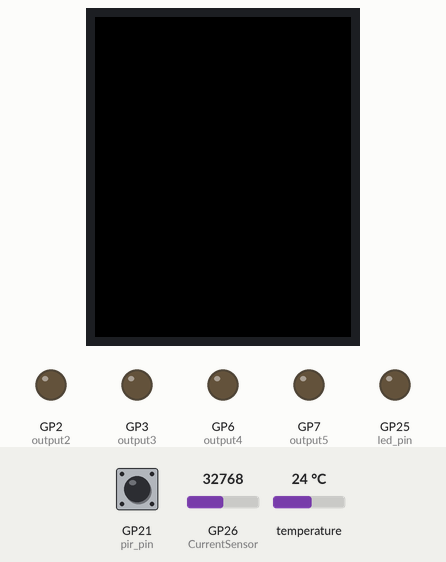
Simulated run of this program. Board: Raspberry Pi Pico running MicroPython. Shown: 128×160 colour display, output pins drawn as LEDs (lit = HIGH). Inputs (shaded band) come from the test bench; at power-on: GP21 (pir_pin) HIGH, GP26 (CurrentSensor) = 32768, temperature 24 °C (analog values on the 0–65535 scale). Threads take turns every 2 ms; library files of the repository ran but are not shown: ST7735.py, sysfont.py; pins used as bus, display or sensor lines are not drawn; what the program prints to the serial console is not drawn.

Above: at 1.2 s.
1.3 s: GP21 (pir_pin) pulsed LOW 2 times (0.12 s each, 0.3 s apart)
At 3.6 s:
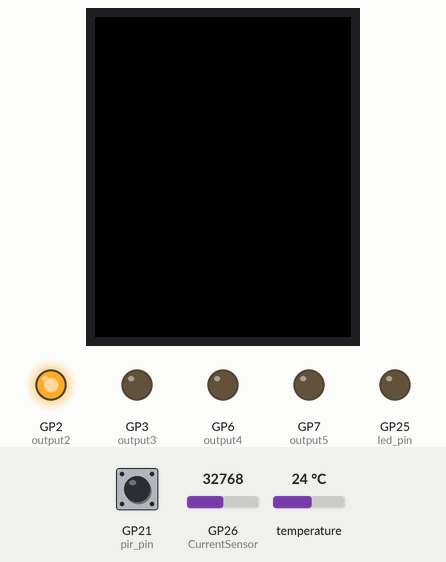
3.8 s: GP21 (pir_pin) driven LOW
At 16.7 s:
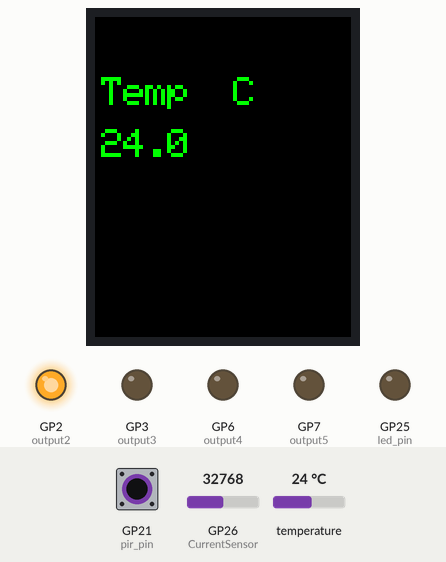
Timing chart, 0 to 17.7 s (numbered marks = the images above; inputs shaded):
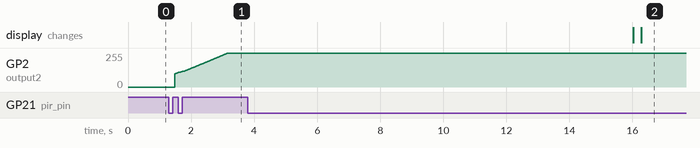

Measured:
- after the input at 1.3 s, GP2 (output2): moves from 0/255 to 255/255 over 1.7 s, starting after 0.18 s

The program:

Monitoreo_rasp.py
```python
from ST7735 import TFT
from sysfont import sysfont
from machine import UART,SPI,Pin, PWM
import onewire
import ds18x20
import time
import math
import _thread
import select
import sys


###____________Serial comunication w/Raspberry pi_________________________###

uart1 = UART(1, baudrate=9600, tx=Pin(4), rx=Pin(5))


# uart1.write('hello')  # write 5 bytes
# uart1.read(5)         # read up to 5 bytes


###___________Serial comunication w/TFT St7735___________________________###

spi = SPI(1, baudrate=20000000, polarity=0, phase=0,
          sck=Pin(10), mosi=Pin(11), miso=None)

tft=TFT(spi, 8, 12, 9)

tft.initr()
tft.rgb(True)
tft.rotation(2)


##______________________________________________________________________________

# Define the PIR sensor input pin
pir_pin = Pin(21, Pin.IN)

# Define the LED pin (optional, for visual feedback)
led_pin = Pin(25, Pin.OUT)

# Flags to indicate motion detection state
motion_detected = False

motion_stopped_printed = False


#Contador de personas
Counter_P = 0


# Callback function to handle motion detection
def pir_interrupt(pin):
    global motion_detected

    time.sleep_ms(50)  # Tiempo de debounce

    if pin.value() == 1:  # Rising edge (motion detected)
        motion_detected = True

    else:  # Falling edge (motion stopped)
        motion_detected = False

# Configure the interrupt on the PIR pin for both rising and falling edges
pir_pin.irq(trigger=(Pin.IRQ_RISING | Pin.IRQ_FALLING), handler=pir_interrupt)

##_______________________________________________________________________________

ds_pin = machine.Pin(22)
ds_sensor = ds18x20.DS18X20(onewire.OneWire(ds_pin))

roms = ds_sensor.scan()
print('Found DS devices: ', roms)

##_______________________________________________________________________________

CurrentSensor = machine.ADC(26)
conversion_factor = 3.3 / (65535)

##_______________________________________________________________________________

output2 = machine.Pin(2)
output3 = machine.Pin(3)
output4 = machine.Pin(6)
output5 = machine.Pin(7)

output2_pwm = PWM(output2)
output3_pwm = PWM(output3)
output4_pwm = PWM(output4)
output5_pwm = PWM(output5)


# Step size for changing the duty cycle
duty_step = 128

#Set PWM frequency
frequency = 5000

output2_pwm.freq (frequency)
output3_pwm.freq (frequency)
output4_pwm.freq (frequency)
output5_pwm.freq (frequency)


count = 0
tempo = 0
tempobool = False

##_______________________________________________________________________________


def SensorTemp():

    ds_sensor.convert_temp()
    time.sleep_ms(750)
    for rom in roms:
        print(rom)
        tempC = ds_sensor.read_temp(rom)
        tempF = tempC * (9/5) +32

    return tempC


def  SensorCurrent():


    voltage = CurrentSensor.read_u16() * conversion_factor

    return voltage


def fadeall(pic, dutyQ):

    for duty_cycle in range(0, dutyQ, duty_step):

        pic.duty_u16(duty_cycle)
        time.sleep(0.005)


def fadeoff(pic, dutyQ):

    for duty_cycle in range(65536, dutyQ, -duty_step):

        pic.duty_u16(duty_cycle)
        time.sleep(0.005)


def fade(pic, up, dw, dutyQ):

    if up == 1:
        for duty_cycle in range(25000, dutyQ, duty_step):
            pic.duty_u16(duty_cycle)
#             print("Output: %s , Duty: %s ." % (pic, duty_cycle))
            time.sleep(0.005)

    if dw == 1:
        for duty_cycle in range(65536, dutyQ , -duty_step):
            pic.duty_u16(duty_cycle)
#             print("Output: %s , Duty: %s ." % (pic, duty_cycle))
            time.sleep(0.005)


fade(output2_pwm, 1, 0, 25000)

def Pir_sensor():

    global motion_detected

    global motion_stopped_printed

    global Counter_P

    count_not_motion = 0

    strip_flag = False

    while True:

        if motion_detected and not motion_stopped_printed:
            print("Motion detected!")
            if strip_flag == False:
                fade(output2_pwm, 1, 0, 65536)
                strip_flag = True
                motion_stopped_printed = True
                Counter_P += 1
            else:
                count_not_motion = 0
            print("FadeUP")


        elif not motion_detected and motion_stopped_printed:
            print("Motion stopped")
            count_not_motion += 1
            time.sleep_ms(50)
            if count_not_motion == 300:
                count_not_motion = 0
                fade(output2_pwm, 0, 1, 25000)
                strip_flag = False
            motion_stopped_printed = False


_thread.start_new_thread(Pir_sensor, ())


while True:

    time.sleep(0.2)
    count += 1
    tempo += 1


    Medicion_de_temp = SensorTemp()
    Medicion_de_Current = SensorCurrent()
    PIR_count = Counter_P

    if count == 15:

        tft.fill(TFT.BLACK)

        print('temperature (ºC):', "{:.2f}".format(Medicion_de_temp))

        tft.text((3, 30), "Temp  C", TFT.GREEN, sysfont, 2, nowrap=True)
        tft.text((3, 56), str(Medicion_de_temp), TFT.GREEN, sysfont, 2, nowrap=True)

    elif count == 30:

        tft.fill(TFT.BLACK)

        print('voltage (V):', "{:.2f}".format(Medicion_de_Current))

        tft.text((3, 30), "Current: ", TFT.GREEN, sysfont, 2, nowrap=True)
        tft.text((3, 56), str(Medicion_de_Current), TFT.GREEN, sysfont, 2, nowrap=True)

    elif count == 45:

        tft.fill(TFT.BLACK)

        print('conteo de personas:', "{:.2f}".format(PIR_count))

        tft.text((3, 52), "Count: ", TFT.GREEN, sysfont, 2, nowrap=True)
        tft.text((3, 68), str(PIR_count), TFT.GREEN, sysfont, 2, nowrap=True)

        count = 0


    uart1.write(f"{Medicion_de_temp:.2f}, {Medicion_de_Current:.2f}, {PIR_count}\n")

    time.sleep(0.1)

    rasp1 = uart1.read(5)

    if rasp1 == 'manoi':
        fadeall(output3_pwm, 65536)

    elif rasp1 == 'manod':
        fadeall(output4_pwm, 65536)

    elif rasp1 == 'manos':
        fadeall(output5_pwm, 65536)

    elif rasp1 == 'newpr':
        PIR_count += 1

    elif rasp1 == 'cruze':
        fadeoff(output3_pwm, 0)
        fadeoff(output4_pwm, 0)
        fadeoff(output5_pwm, 0)

    elif rasp1 == 'noone':
        tempobool = True


    if tempobool == True and tempo == 30:
        fadeoff(output3_pwm, 0)
        fadeoff(output4_pwm, 0)
        fadeoff(output5_pwm, 0)
        tempo = 0
        tempobool = False

    elif tempobool ==False:
        tempo = 0
```
